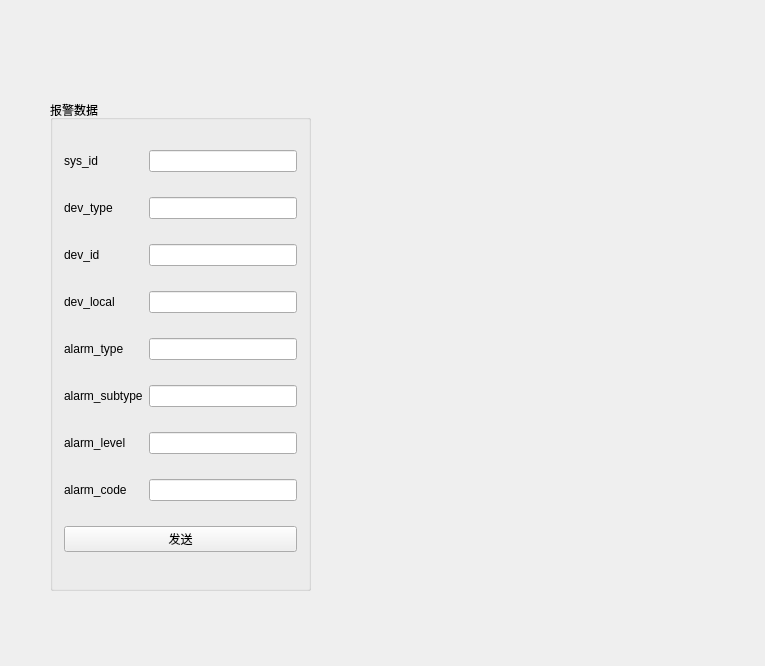
<?xml version="1.0" encoding="UTF-8"?>
<ui version="4.0">
 <class>PowerWidget</class>
 <widget class="QWidget" name="PowerWidget">
  <property name="geometry">
   <rect>
    <x>0</x>
    <y>0</y>
    <width>765</width>
    <height>666</height>
   </rect>
  </property>
  <property name="windowTitle">
   <string>ATSTest</string>
  </property>
  <widget class="QGroupBox" name="groupBox_2">
   <property name="geometry">
    <rect>
     <x>50</x>
     <y>100</y>
     <width>261</width>
     <height>491</height>
    </rect>
   </property>
   <property name="title">
    <string>报警数据</string>
   </property>
   <layout class="QGridLayout" name="gridLayout">
    <item row="7" column="0">
     <widget class="QLabel" name="label_20">
      <property name="text">
       <string>alarm_code</string>
      </property>
     </widget>
    </item>
    <item row="7" column="1">
     <widget class="QLineEdit" name="alarm_code"/>
    </item>
    <item row="8" column="0" colspan="2">
     <widget class="QPushButton" name="pushButton_10">
      <property name="text">
       <string>发送</string>
      </property>
     </widget>
    </item>
    <item row="0" column="0">
     <widget class="QLabel" name="label_13">
      <property name="text">
       <string>sys_id</string>
      </property>
     </widget>
    </item>
    <item row="0" column="1">
     <widget class="QLineEdit" name="sys_id"/>
    </item>
    <item row="1" column="0">
     <widget class="QLabel" name="label_15">
      <property name="text">
       <string>dev_type</string>
      </property>
     </widget>
    </item>
    <item row="1" column="1">
     <widget class="QLineEdit" name="dev_type"/>
    </item>
    <item row="2" column="0">
     <widget class="QLabel" name="label_14">
      <property name="text">
       <string>dev_id</string>
      </property>
     </widget>
    </item>
    <item row="2" column="1">
     <widget class="QLineEdit" name="dev_id"/>
    </item>
    <item row="3" column="0">
     <widget class="QLabel" name="label_16">
      <property name="text">
       <string>dev_local</string>
      </property>
     </widget>
    </item>
    <item row="3" column="1">
     <widget class="QLineEdit" name="dev_local"/>
    </item>
    <item row="4" column="0">
     <widget class="QLabel" name="label_17">
      <property name="text">
       <string>alarm_type</string>
      </property>
     </widget>
    </item>
    <item row="4" column="1">
     <widget class="QLineEdit" name="alarm_type"/>
    </item>
    <item row="5" column="0">
     <widget class="QLabel" name="label_19">
      <property name="text">
       <string>alarm_subtype</string>
      </property>
     </widget>
    </item>
    <item row="5" column="1">
     <widget class="QLineEdit" name="alarm_subtype"/>
    </item>
    <item row="6" column="0">
     <widget class="QLabel" name="label_18">
      <property name="text">
       <string>alarm_level</string>
      </property>
     </widget>
    </item>
    <item row="6" column="1">
     <widget class="QLineEdit" name="alarm_level"/>
    </item>
   </layout>
  </widget>
  <widget class="QWidget" name="layoutWidget">
   <property name="geometry">
    <rect>
     <x>40</x>
     <y>20</y>
     <width>492</width>
     <height>22</height>
    </rect>
   </property>
   <layout class="QHBoxLayout" name="horizontalLayout_10">
    <item>
     <widget class="QLabel" name="label">
      <property name="text">
       <string>IP:</string>
      </property>
     </widget>
    </item>
    <item>
     <widget class="QLineEdit" name="ip"/>
    </item>
    <item>
     <widget class="QLabel" name="label_2">
      <property name="text">
       <string>端口：</string>
      </property>
     </widget>
    </item>
    <item>
     <widget class="QLineEdit" name="port"/>
    </item>
    <item>
     <widget class="QLabel" name="label_23">
      <property name="text">
       <string>传输协议：</string>
      </property>
     </widget>
    </item>
    <item>
     <widget class="QComboBox" name="comboBox">
      <item>
       <property name="text">
        <string>Basic UDP</string>
       </property>
      </item>
      <item>
       <property name="text">
        <string>RSSPI</string>
       </property>
      </item>
     </widget>
    </item>
   </layout>
  </widget>
 </widget>
 <layoutdefault spacing="6" margin="11"/>
 <resources/>
 <connections/>
</ui>
